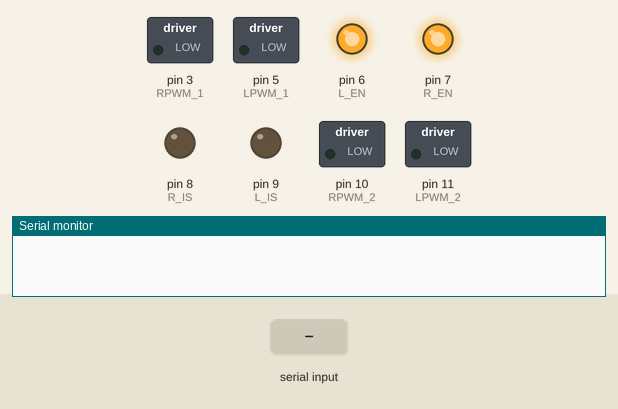
A sketch run on a simulated Arduino Uno, built with avr-gcc and run on an emulated ATmega328P. On the bench: switched loads named in the sketch (green lamp = pin HIGH), output pins drawn as LEDs (lit = HIGH), the last lines printed to the serial monitor. The test bench sets the inputs (shaded band).

Above: at 1.2 s.
1.3 s: "w" received over Serial
At 1.7 s:
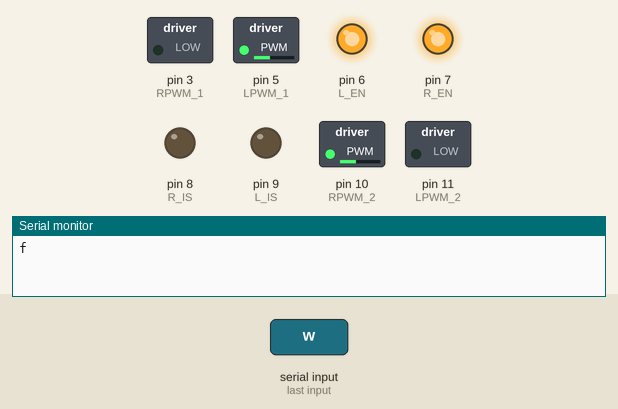
2.8 s: "s" received over Serial
At 4.0 s:
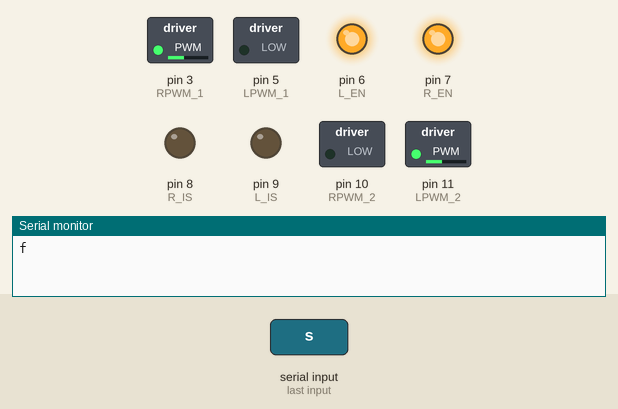
4.3 s: "d" received over Serial
At 5.2 s:
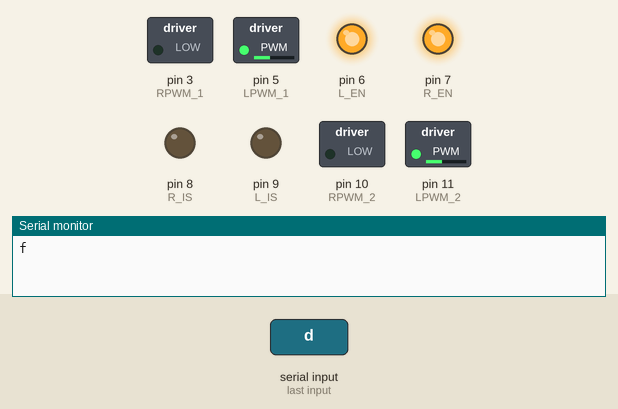
5.8 s: "a" received over Serial
At 6.4 s:
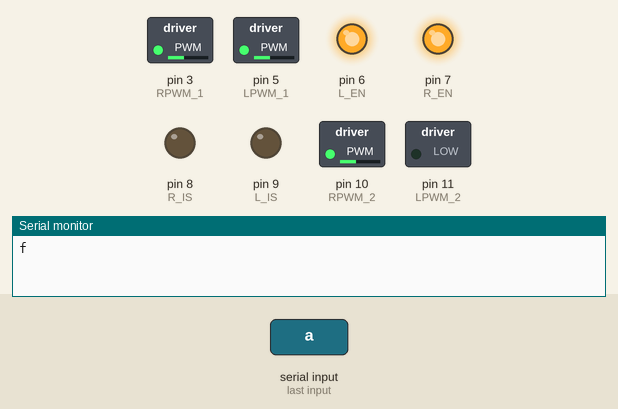
Timing chart, 0 to 8.3 s (numbered marks = the images above; inputs shaded):
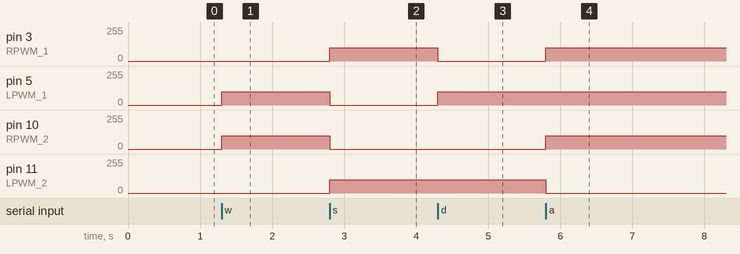

Measured:
- after the input at 1.3 s, pin 5 (LPWM_1), pin 10 (RPWM_2): 0/255 → 100/255 at once
- after the input at 2.8 s, pin 3 (RPWM_1), pin 11 (LPWM_2): 0/255 → 100/255 at once; pin 5 (LPWM_1), pin 10 (RPWM_2): 100/255 → 0/255 at once
- after the input at 4.3 s, pin 3 (RPWM_1): 100/255 → 0/255 at once; pin 5 (LPWM_1): 0/255 → 100/255 at once
- after the input at 5.8 s, pin 3 (RPWM_1), pin 10 (RPWM_2): 0/255 → 100/255 at once; pin 11 (LPWM_2): 100/255 → 0/255 at once

The sketch:

onneshok.ino
```cpp
int R_IS = 8;
int L_IS = 9;
int R_EN = 7;
int L_EN = 6;

//motor1, motor3
int RPWM_1 = 3;
int LPWM_1 = 5;

//motor2, motor4
int RPWM_2 = 10;
int LPWM_2 = 11;


int speed1 = 100;
int speed2 = 100;


void setup() {
  //define pinmode


  pinMode(R_IS, OUTPUT);
  pinMode(L_IS, OUTPUT);
  pinMode(R_EN, OUTPUT);
  pinMode(L_EN, OUTPUT);

  //motor1, motor3
  pinMode(RPWM_1 , OUTPUT);
  pinMode(LPWM_1, OUTPUT);

  //motor2, motor4 and motor6
  pinMode(RPWM_2 , OUTPUT);
  pinMode(LPWM_2, OUTPUT);


  digitalWrite(R_IS, LOW);
  digitalWrite(L_IS, LOW);

  digitalWrite(R_EN, HIGH);
  digitalWrite(L_EN, HIGH);
  Serial.begin(9600);
}

void loop(){
  if (Serial.available()>0) {
  char state = Serial.read();

  if (state == 'w') {
    forward();
    Serial.print("f");
  }
  else if (state == 'x') {
   reset();
  }
  else if (state == 's') {
   backward();
  }
  else if (state == 'd') {
   right();
  }
  else if (state == 'a') {
   left();
  }

 }

}


void forward() { //done
  analogWrite(RPWM_2, speed1);
  analogWrite(LPWM_1, speed1);
  analogWrite(LPWM_2, 0);
  analogWrite(RPWM_1, 0);

}

void backward() { ///done
  analogWrite(RPWM_1, speed2);
  analogWrite(RPWM_2, 0);
  analogWrite(LPWM_2, speed2);
  analogWrite(LPWM_1, 0);
}


void right() { //done
  analogWrite(RPWM_1, 0);
  analogWrite(RPWM_2, 0);
  analogWrite(LPWM_2, speed1);
  analogWrite(LPWM_1, speed1);

}

void left() { //done

  analogWrite(RPWM_1, speed1);
  analogWrite(RPWM_2, speed1);
  analogWrite(LPWM_2, 0);
  analogWrite(LPWM_2, 0);
}

void reset() {
  analogWrite(RPWM_1, 0);
  analogWrite(RPWM_2, 0);
  analogWrite(LPWM_1, 0);
  analogWrite(LPWM_2, 0);

}
```
